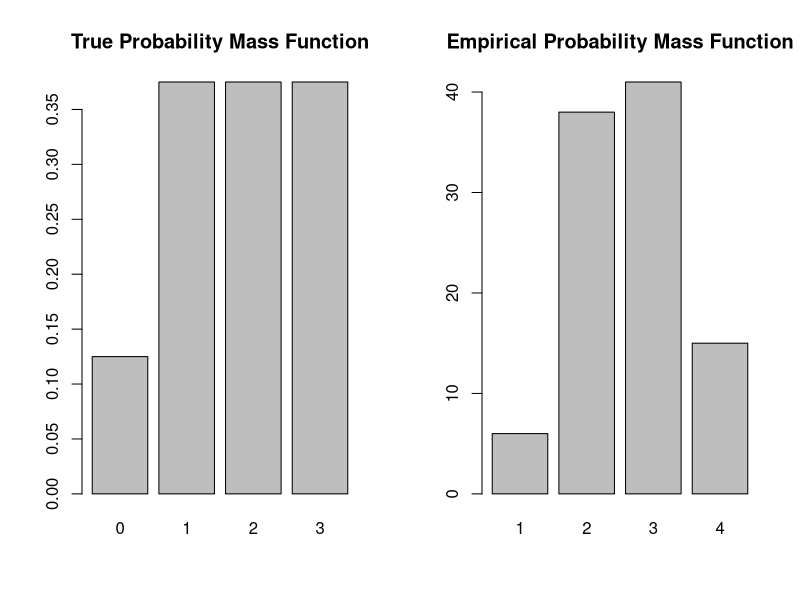

The R script that drew this image:
## ---- chunk 1

maruf <- function(nums) {
  mean <- mean(nums)
  varience <- var(nums)
  stdv <- sd(nums)
  return(c(Mean=mean, Varience=varience, SD=stdv))
}

maruf(1:300)

## ---- chunk 2

correl <- function(X, Y) {
  res <- cor(X, Y)
  return(c('Correlation Coefficient'= res))
}

RC <- function(formula, data) {
  rel <- lm(formula=formula, data=data)
  return(rel)
}

set.seed(1)

X=c(rnorm(10, 1, 30))
Y=c(rnorm(10, 100, 1000))

data <- data.frame(x=X, y=Y)

RC(y~x, data=data)
RC(x~y, data=data)

## ---- chunk 3

X <- c(1)

a <- 11
m <- 16
n <- 15

for (i in 1:n){
  X[i+1] <- (a*X[i])%%m
  # 11 <- (11*1)mod(16)
}

R <- X/m
X
R

## ---- chunk 4

X <- c(123)
a <- 168
m <- (2^31)-1
n <- 10
c <- 1
for (i in 1:n){
  X[i+1] <- (a*X[i]+c)%%m
}
X
R<-X/m
R

## ---- chunk 5

normrandbm <- function(){
  U1 <- runif(1,0,1)
  U2 <- runif(1,0,1)
  X <- ((-2*log(U1))^(0.5))*cos(2*pi*U2)
  Y <- ((-2*log(U1))^(0.5))*sin(2*pi*U2)
  variables <- c("X" = X,"Y" = Y)
  return(variables)
}


bmstats <- function(n){
  df <- data.frame()
  for(i in 1:n){
    newSample <- normrandbm()
    df[i,1] <- as.numeric(newSample[1])
    df[i,2] <- as.numeric(newSample[2])
  }
  names(df) <- c("X", "Y")
  return(c("Mean(X)"=mean(df$X),
           "SD(X)"=sd(df$X),
           "Mean(Y)"=mean(df$Y),
           "SD(Y)"=sd(df$Y)))
}

bmstats(2300)

## ---- chunk 6

n <- 10
U <- runif(n)
X <- -log(1-U)/10
X
## ---- chunk 7

n <- 10
U <- runif(n)
X <- -log(1-U)*10
X

## ---- chunk 8

discrete.inv.transform.sample <- function(probabilityVector) {
   U <- runif(1)
   if(U <= probabilityVector[1]){
    return(1)
   }
   for( i in 2:length(probabilityVector)) {
     if(sum(probabilityVector[1:(i-1)]) < U && U <= sum(probabilityVector[1:i])) {
      return(i)
     }
   }
}

num.samples <- 100
probabilityVector<- c(1/8, 3/8, 3/8, 3/8)
names(probabilityVector) <- 0:3
samples <- numeric(num.samples)

for(i in seq_len(num.samples) ) {
 samples[i] <- discrete.inv.transform.sample(probabilityVector)
}

par(mfrow=c(1,2))

barplot(probabilityVector, main='True Probability Mass Function')
barplot(table(samples), main='Empirical Probability Mass Function')

